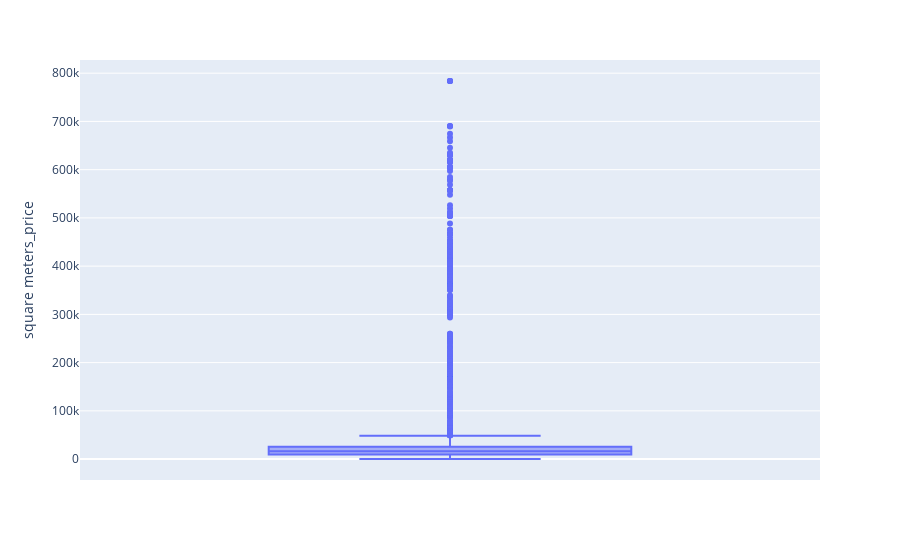

Here is the notebook cell this chart was saved with:
### Markdown cell above
# Find outliers in data using a box plot

### Code cell
#create a box plot

fig = px.box(df, y='square meters_price')

fig.show()

### Figure 1 — Plotly figure (JSON) as saved in the notebook; plotly's stock layout.template omitted (floating-point values rounded to 4 significant figures; data arrays with more than 128 entries replaced by an {"elided": "..."} marker saying what was removed)
{"data": [{"alignmentgroup": "True", "hovertemplate": "square meters_price=%{y}<extra></extra>", "legendgroup": "", "marker": {"color": "#636efa"}, "name": "", "notched": false, "offsetgroup": "", "orientation": "v", "showlegend": false, "type": "box", "x0": " ", "xaxis": "x", "y": {"elided": "9207 int values"}, "y0": " ", "yaxis": "y"}], "layout": {"boxmode": "group", "legend": {"tracegroupgap": 0}, "margin": {"t": 60}, "xaxis": {"anchor": "y", "domain": [0, 1]}, "yaxis": {"anchor": "x", "domain": [0, 1], "title": {"text": "square meters_price"}}}}
